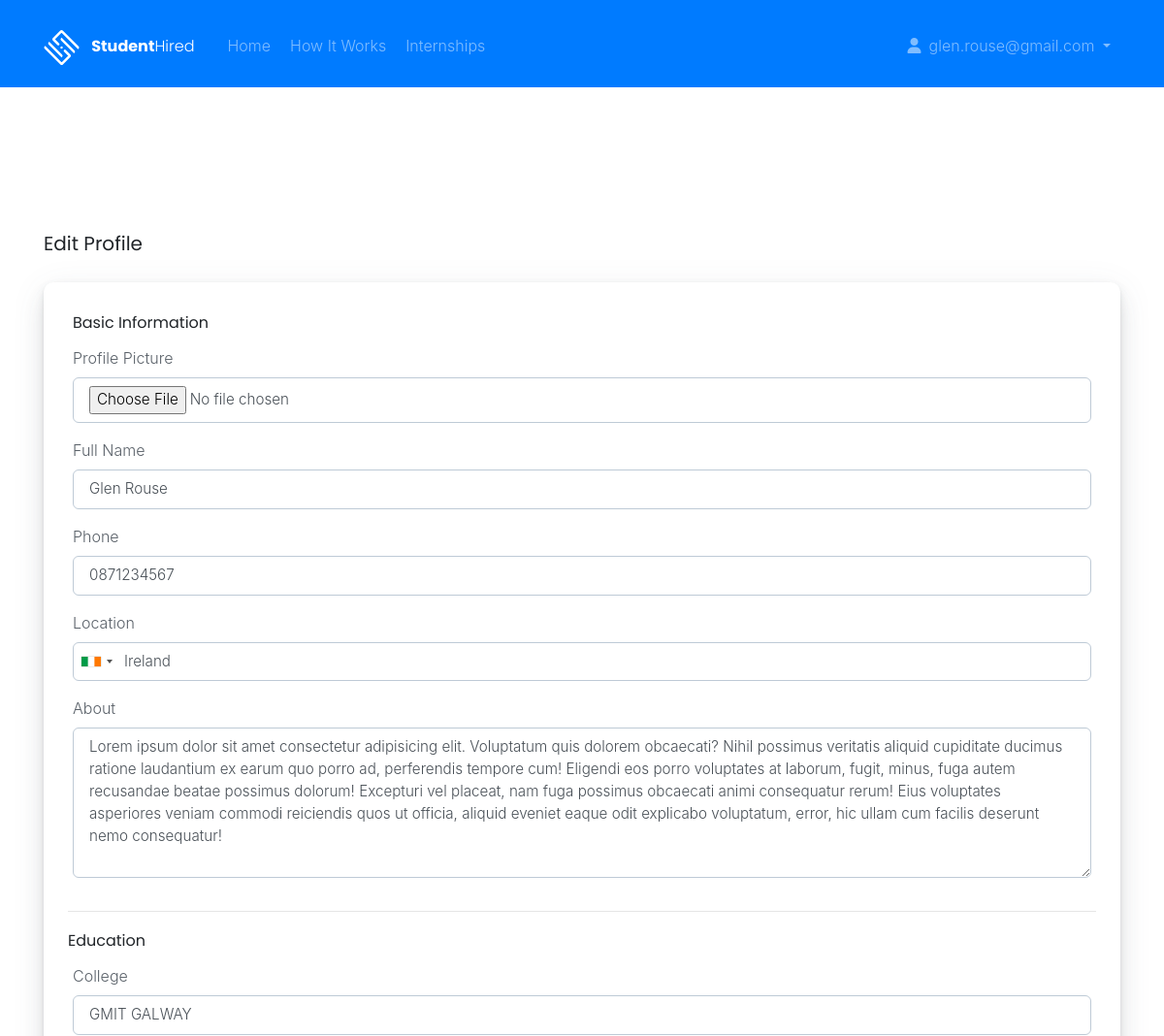
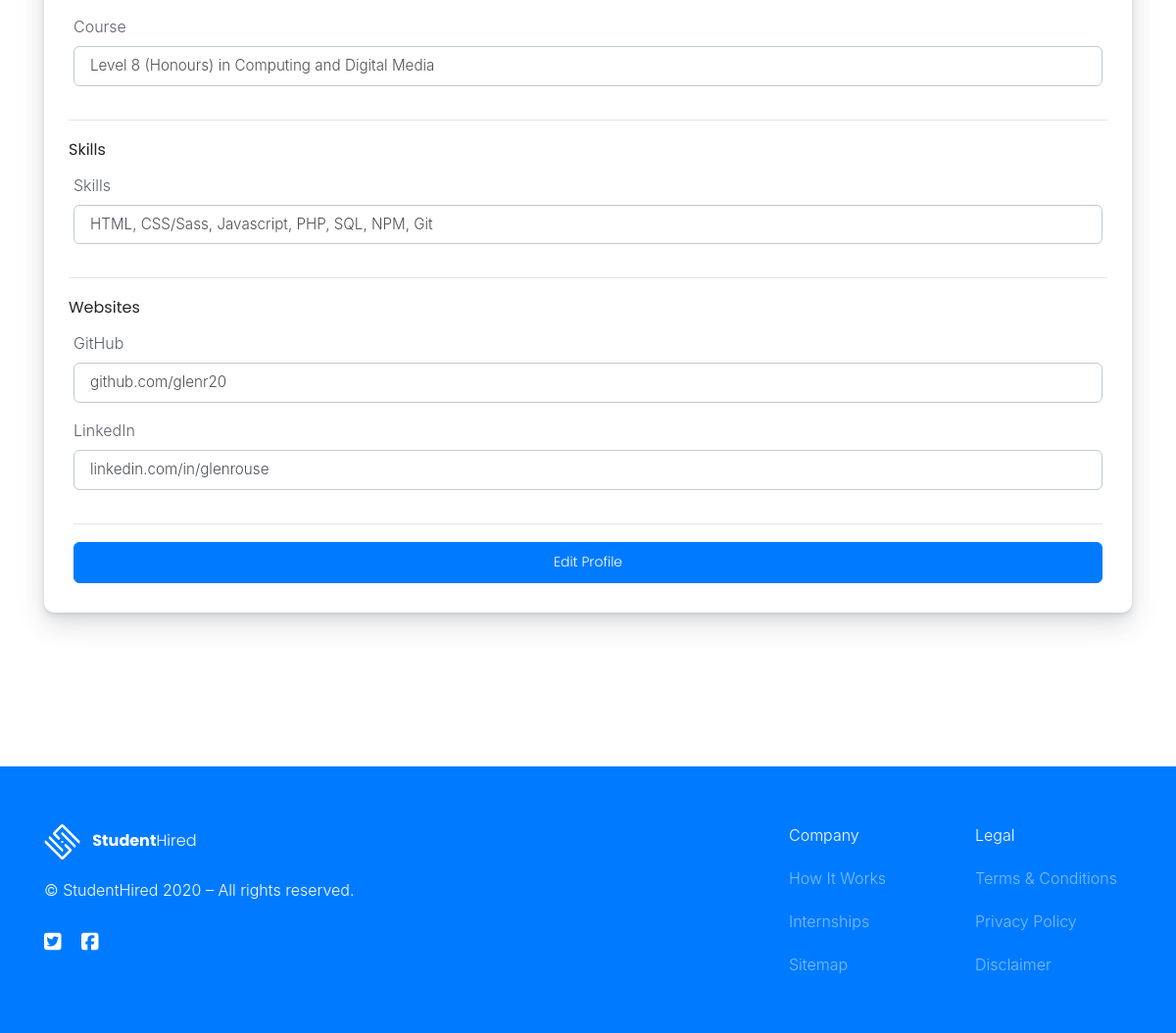
/studentprofile.php?id=1 (signed in), run on the app's committed database (2 pictures, top to bottom).
### tables this page shows
CREATE TABLE IF NOT EXISTS Students (
  student_id SMALLINT(3) NOT NULL AUTO_INCREMENT,
  student_fullname VARCHAR(255) NULL DEFAULT NULL,
  student_email VARCHAR(255) NULL DEFAULT NULL,
  student_password VARCHAR(255) NULL DEFAULT NULL,
  student_phone INT(10) ZEROFILL NULL,
  student_location VARCHAR(255) NULL,
  student_bio TEXT NULL,
  student_skills VARCHAR(255) NULL,
  student_github VARCHAR(255) NULL,
  student_linkedin VARCHAR(255) NULL,
  student_college VARCHAR(255) NULL,
  student_course VARCHAR(255) NULL,
  student_picture VARCHAR(255) DEFAULT 'blank-profile-picture.png',
PRIMARY KEY (student_id));

### studentprofile.php (the view, shortened to what this page needs)
<?php
require('config/db.php');
$id = mysqli_real_escape_string($conn, $_GET['id']);
$query = "SELECT * FROM students WHERE student_id = {$id}";
$result = mysqli_query($conn, $query);
$lists = mysqli_fetch_assoc($result);
?>
<?php include('includes/header.php'); ?>
<body class="studentprofile">
  <div class="welcome d-flex justify-content-center flex-column">
    <?php include('includes/nav_studentprofile.php'); ?>
    <div class="d-flex flex-column inner-wrapper justify-contents-center mt-auto mb-auto container">
      <div class="row">
        <div class="col-md-8 mb-3">
          <div class="about-title d-flex justify-content-between align-items-end">
            <h5>Edit Profile</h5>
          </div>
        </div>
      </div>
      <div class="row">
        <div class="col-md-12 col-lg-12 mb-2 mx-auto">
          <div class="card">
            <div class="card-body">
              <form method="POST" action="<?php $_SERVER['PHP_SELF']; ?>" id="studentprofile"
                enctype="multipart/form-data" class="needs-validation" novalidate>
                <h6>Basic Information</h6>
                <div class="form-row">
                  <div class="form-group col-md-12">
                    <label for="student-picture">Profile Picture</label>
                    <input type="file" class="form-control" id="student-picture" name="student-picture"
                      placeholder="Insert Image" required>
                  </div>
                  <div class="form-group col-md-12">
                    <label for="student-fullname">Full Name</label>
                    <input type="text" class="form-control" id="student-fullname" name="student-fullname"
                      value="<?php echo $lists['student_fullname']; ?>" placeholder="Full Name" required>
                  </div>
                  <div class="form-group col-md-12">
                    <label for="student-phone">Phone</label>
                    <input type="text" class="form-control" id="student-phone" name="student-phone"
                      value="<?php echo $lists['student_phone']; ?>" placeholder="Phone" required>
                  </div>
                  <div class="form-group col-md-12">
                    <label for="student-location">Location</label>
                    <input type="text" class="form-control" id="country" id="student-location" name="student-location"
                      value="<?php echo $lists['student_location']; ?>" placeholder="Location" required>
                  </div>
                  <div class="form-group col-md-12">
                    <label for="student-about">About</label>
                    <textarea class="form-control" id="student-about" name="student-about" rows="6"
                      required><?php echo $lists['student_bio']; ?></textarea>
                  </div>
                  <hr>
                  <h6>Education</h6>
                  <div class="form-group col-md-12">
                    <label for="student-college">College</label>
                    <input type="text" class="form-control" id="student-college" name="student-college"
                      value="<?php echo $lists['student_college']; ?>" placeholder="College" required>
                  </div>
                  <div class="form-group col-md-12">
                    <label for="student-course">Course</label>
                    <input type="text" class="form-control" id="student-course" name="student-course"
                      value="<?php echo $lists['student_course']; ?>" placeholder="Course" required>
                  </div>
                  <hr>
                  <h6>Skills</h6>
                  <div class="form-group col-md-12">
                    <label for="student-skills">Skills</label>
                    <input type="text" class="form-control" id="student-skills" name="student-skills"
                      value="<?php echo $lists['student_skills']; ?>" placeholder="Skills" required>
                  </div>
                  <hr>
                  <h6>Websites</h6>
                  <div class="form-group col-md-12">
                    <label for="student-github">GitHub</label>
                    <input type="text" class="form-control" id="student-github" name="student-github"
                      value="<?php echo $lists['student_github']; ?>" placeholder="GitHub" required>
                  </div>
                  <div class="form-group col-md-12">
                    <label for="student-linkedin">LinkedIn</label>
                    <input type="text" class="form-control" id="student-linkedin" name="student-linkedin"
                      value="<?php echo $lists['student_linkedin']; ?>" placeholder="LinkedIn" required>
                  </div>
                </div>
                <hr>
                <div class="d-flex">
                  <button type="submit" name="profile" class="btn btn-primary flex-grow-1">Edit Profile</button>
                </div>
              </form>
            </div>
          </div>
        </div>
      </div>
    </div>
  </div>
  <?php include('includes/footer.php'); ?>

### data on the page
students: student-fullname "Glen Rouse", student-phone "0871234567", student-location "Ireland", student-about "Lorem ipsum dolor sit amet consectetur adipisicing elit. Voluptatum quis dolorem obcaecati? Nihil possimus veritatis aliquid cupiditate ducimus ratione laudantium ex earum quo porro ad, perferendis tempore cum! Eligendi eos porro voluptates at laborum, fugit, minus, fuga autem recusandae beatae possimus dolorum! Excepturi vel placeat, nam fuga possimus obcaecati animi consequatur rerum! Eius voluptates asperiores veniam commodi reiciendis quos ut officia, aliquid eveniet eaque odit explicabo voluptatum, error, hic ullam cum facilis deserunt nemo consequatur!", student-college "GMIT GALWAY", student-course "Level 8 (Honours) in Computing and Digital Media", student-skills "HTML, CSS/Sass, Javascript, PHP, SQL, NPM, Git", student-github "github.com/glenr20", student-linkedin "linkedin.com/in/glenrouse"

### other printed values
$email "glen.rouse@gmail.com"
